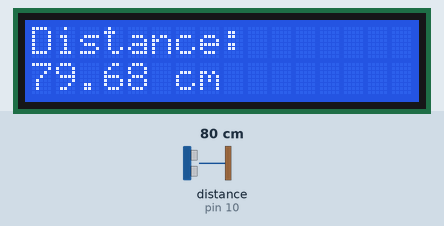
The sketch below on a simulated Arduino Uno, built with avr-gcc and run on an emulated ATmega328P. On the bench: 16×2 character LCD. Wiring (inferred from the names in the program): ultrasonic range finder: trigger pin 9; echo pin 10. Inputs (shaded band) come from the test bench; at power-on: distance to the obstacle (sensor on pin 10) 80 cm. The echo pulse lasts 58.3 µs per cm; what the sketch prints to the serial monitor is not drawn.

Above: at 3.2 s.
3.3 s: distance to the obstacle (sensor on pin 10) set to 2 cm
At 4.5 s:
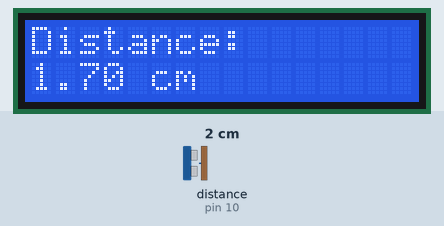
5.7 s: distance to the obstacle (sensor on pin 10) set to 18 cm
At 7.5 s:
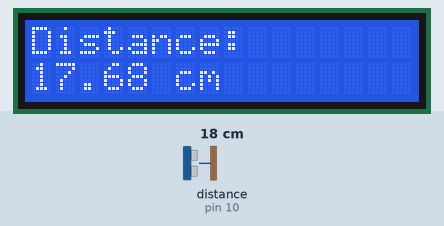
7.7 s: distance to the obstacle (sensor on pin 10) set to 4 cm
At 9.2 s:
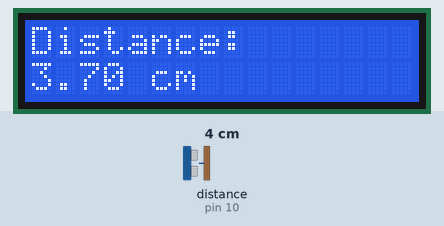
Timing chart, 0 to 10.7 s (numbered marks = the images above; inputs shaded):
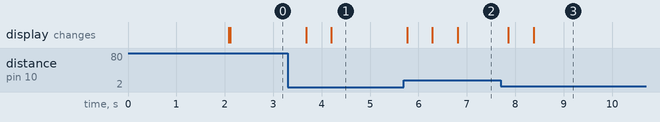

The sketch:

distancs_2.ino
```cpp
#include <Wire.h>
#include <LiquidCrystal_I2C.h>

#define TRIG_PIN 9
#define ECHO_PIN 10

// Initialize LCD with I2C address 0x27, 16 columns, and 2 rows
LiquidCrystal_I2C lcd(0x27, 16, 2);

void setup() {
    Serial.begin(9600);
    lcd.init();   // Correct function to initialize LCD
    lcd.backlight();

    pinMode(TRIG_PIN, OUTPUT);
    pinMode(ECHO_PIN, INPUT);

    lcd.setCursor(0, 0);
    lcd.print("Distance Sensor");
    delay(2000);
    lcd.clear();
}

void loop() {
    long duration;
    float distance_cm;

    // Clear TRIG_PIN
    digitalWrite(TRIG_PIN, LOW);
    delayMicroseconds(2);

    // Send 10µs pulse to TRIG_PIN
    digitalWrite(TRIG_PIN, HIGH);
    delayMicroseconds(10);
    digitalWrite(TRIG_PIN, LOW);

    // Read ECHO_PIN and calculate distance
    duration = pulseIn(ECHO_PIN, HIGH);
    distance_cm = (duration * 0.0343) / 2; // Convert to cm

    // Print to Serial Monitor
    Serial.print("Distance: ");
    Serial.print(distance_cm);
    Serial.println(" cm");

    // Print to LCD
    lcd.clear();
    lcd.setCursor(0, 0);
    lcd.print("Distance:");
    lcd.setCursor(0, 1);
    lcd.print(distance_cm);
    lcd.print(" cm");

    delay(500);
}
```

Measured:
- after the input at 3.3 s, the display: first changes after 0.38 s (image 1 shows a later state)
- after the input at 5.7 s, the display: first changes after 0.07 s (image 2 shows a later state)
- after the input at 7.7 s, the display: first changes after 0.16 s (image 3 shows a later state)
